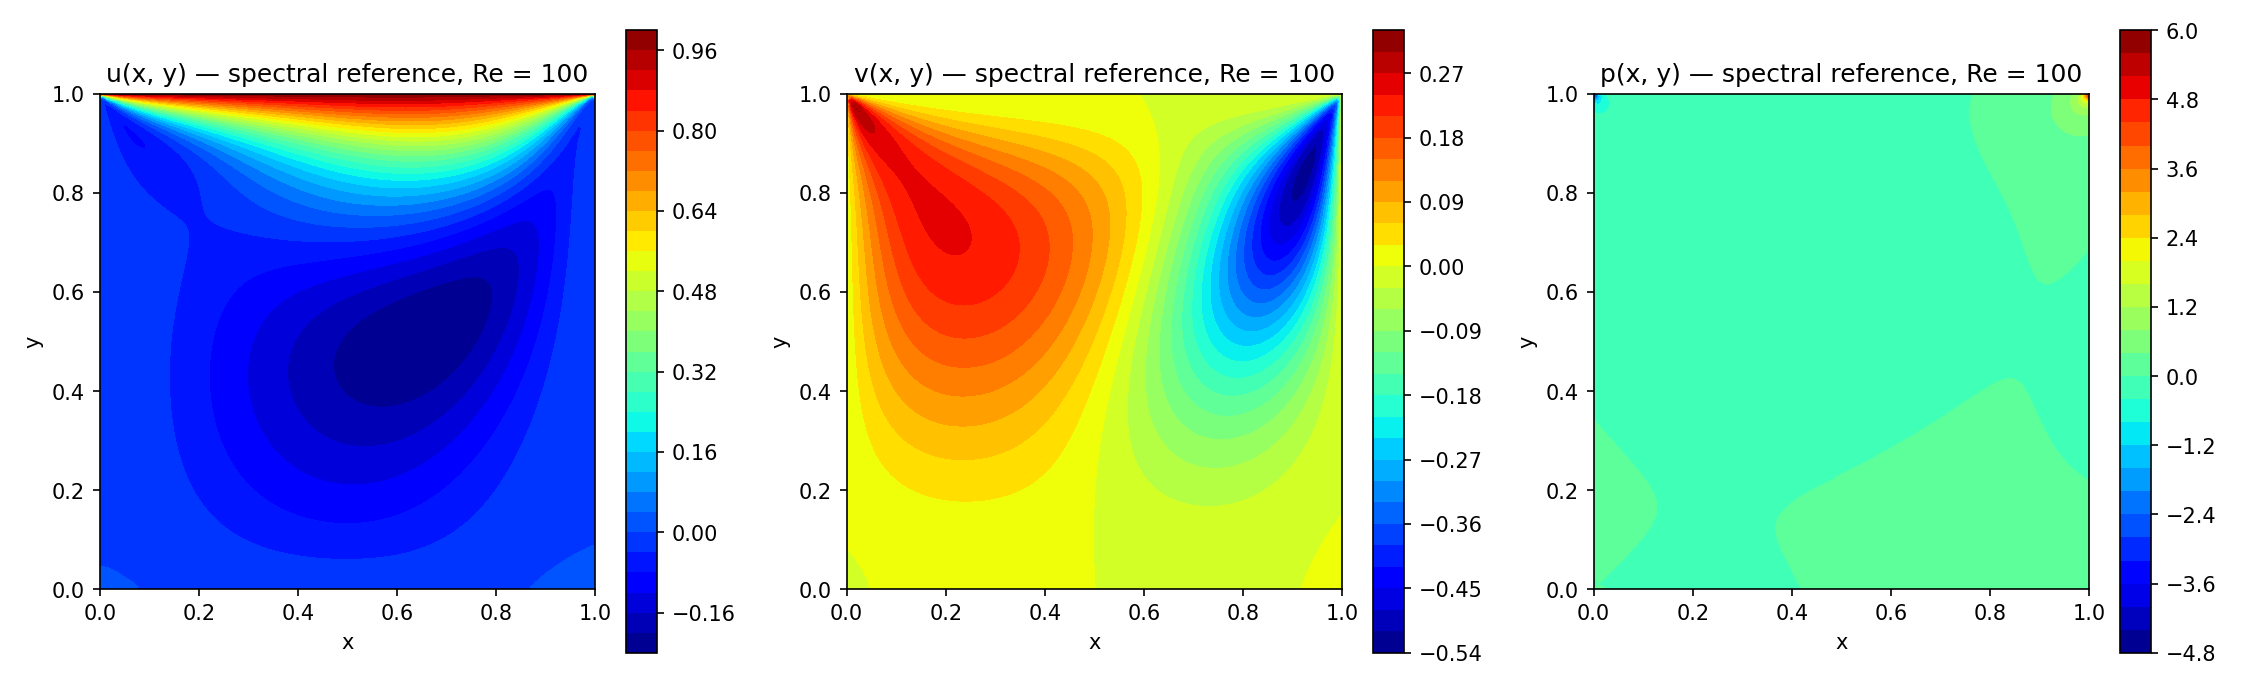

Source code (Python):
"""Step 0 sanity check: load the spectral reference, interpolate to a 201x201 grid,
plot u, v, p and report a few basic numbers. The figure should look like the project's
Figure 2.
"""

import numpy as np
import matplotlib.pyplot as plt
import utils

xi, yi, U, V, P = utils.load_reference_grid(n=201)
dx, dy = utils.grid_spacing(xi, yi)

print(f"grid: {len(xi)} x {len(yi)}, dx = {dx:.4g}")
print(f"u range: [{U.min():.4f}, {U.max():.4f}]")
print(f"v range: [{V.min():.4f}, {V.max():.4f}]")
print(f"p range: [{P.min():.4f}, {P.max():.4f}]")
print(f"||div u||_L2 (reference, FD on 201x201): {utils.divergence_l2(U, V, dx, dy):.4e}")
print(f"max |vorticity|: {np.abs(utils.vorticity(U, V, dx, dy)).max():.4f}")

# Centerlines for later comparison with PINN runs.
mid = len(xi) // 2
u_centerline_vertical = U[:, mid]   # u(x=0.5, y)
v_centerline_horizontal = V[mid, :] # v(x, y=0.5)
np.savez(
    "reference_grid.npz",
    xi=xi, yi=yi, U=U, V=V, P=P,
    u_x05_vs_y=u_centerline_vertical,
    v_y05_vs_x=v_centerline_horizontal,
)
print("saved reference_grid.npz")

fig, axes = plt.subplots(1, 3, figsize=(15, 4.6))
for ax, F, name, cmap in zip(axes, [U, V, P], ["u", "v", "p"], ["jet", "jet", "jet"]):
    cf = ax.contourf(xi, yi, F, levels=30, cmap=cmap)
    fig.colorbar(cf, ax=ax)
    ax.set_title(f"{name}(x, y) — spectral reference, Re = 100")
    ax.set_xlabel("x")
    ax.set_ylabel("y")
    ax.set_aspect("equal")
plt.tight_layout()
plt.savefig("check_data.png", dpi=150)
print("saved check_data.png")
